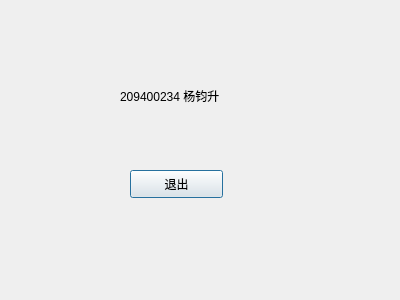
<?xml version="1.0" encoding="UTF-8"?>
<ui version="4.0">
 <class>yjs</class>
 <widget class="QDialog" name="yjs">
  <property name="geometry">
   <rect>
    <x>0</x>
    <y>0</y>
    <width>400</width>
    <height>300</height>
   </rect>
  </property>
  <property name="windowTitle">
   <string>Dialog</string>
  </property>
  <widget class="QPushButton" name="quitButton">
   <property name="geometry">
    <rect>
     <x>130</x>
     <y>170</y>
     <width>93</width>
     <height>28</height>
    </rect>
   </property>
   <property name="text">
    <string>退出</string>
   </property>
  </widget>
  <widget class="QLabel" name="label">
   <property name="geometry">
    <rect>
     <x>120</x>
     <y>70</y>
     <width>171</width>
     <height>51</height>
    </rect>
   </property>
   <property name="text">
    <string>209400234 杨钧升</string>
   </property>
  </widget>
 </widget>
 <resources/>
 <connections>
  <connection>
   <sender>quitButton</sender>
   <signal>clicked()</signal>
   <receiver>yjs</receiver>
   <slot>close()</slot>
   <hints>
    <hint type="sourcelabel">
     <x>176</x>
     <y>183</y>
    </hint>
    <hint type="destinationlabel">
     <x>199</x>
     <y>149</y>
    </hint>
   </hints>
  </connection>
 </connections>
</ui>
